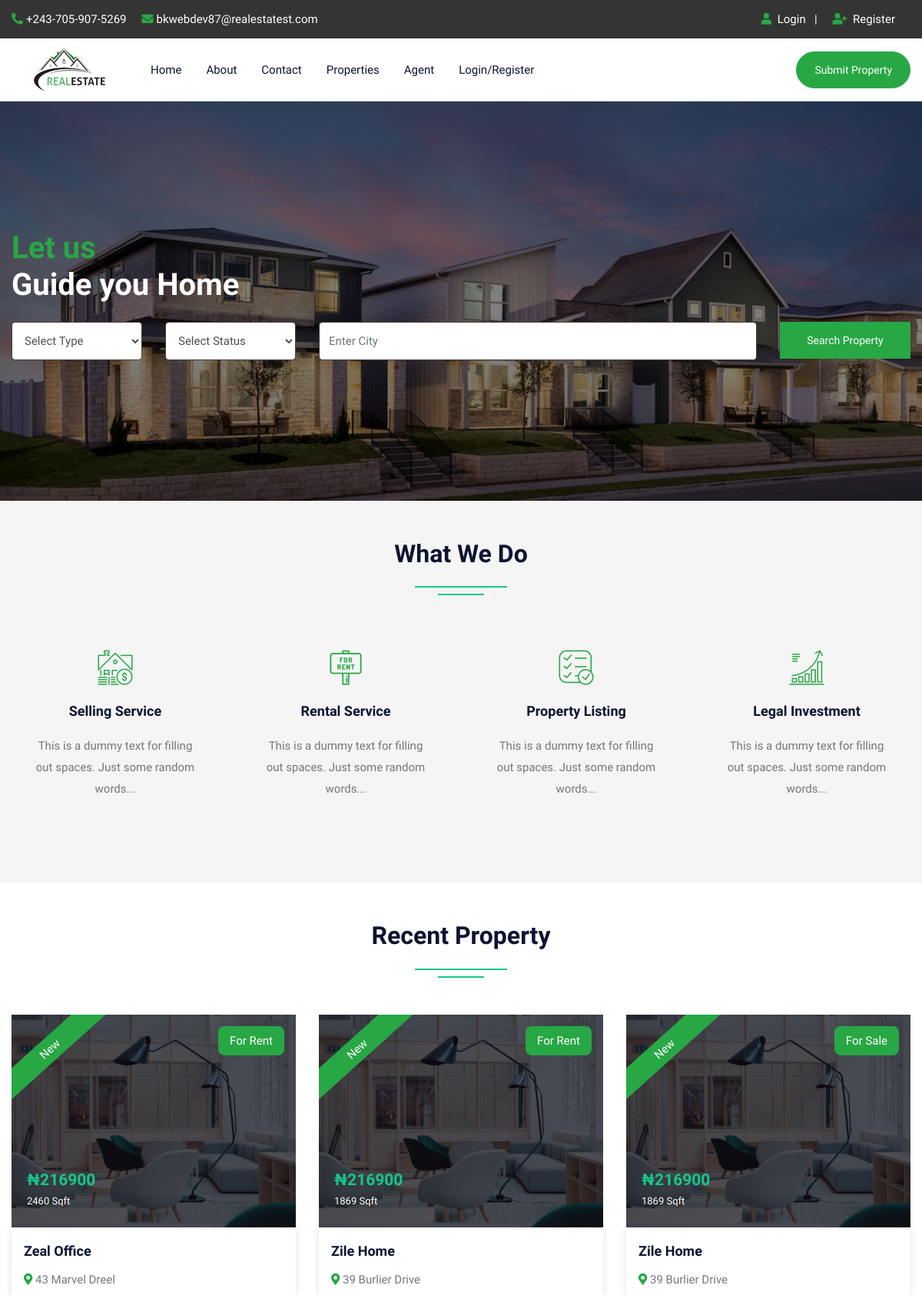
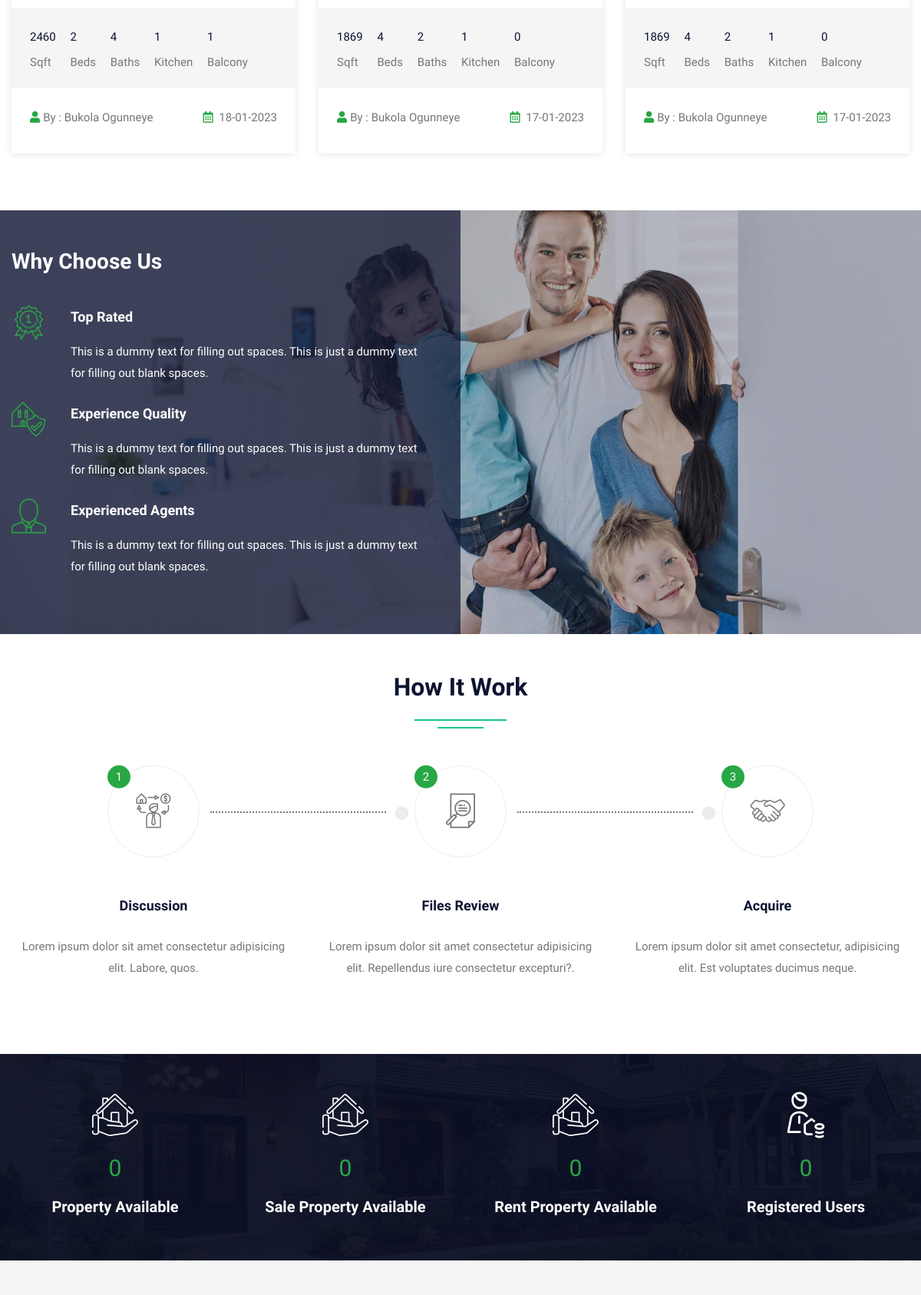
The page / (upper part) on the database its author committed (2 pictures, top to bottom).
### tables this page shows
CREATE TABLE `property` (
  `pid` int(11) NOT NULL,
  `title` varchar(200) NOT NULL,
  `pcontent` longtext NOT NULL,
  `type` varchar(100) NOT NULL,
  `bhk` varchar(50) NOT NULL,
  `stype` varchar(100) NOT NULL,
  `bedroom` int(50) NOT NULL,
  `bathroom` int(50) NOT NULL,
  `balcony` int(50) NOT NULL,
  `kitchen` int(50) NOT NULL,
  `hall` int(50) NOT NULL,
  `floor` varchar(50) NOT NULL,
  `size` int(50) NOT NULL,
  `price` int(50) NOT NULL,
  `location` varchar(200) NOT NULL,
  `city` varchar(100) NOT NULL,
  `state` varchar(100) NOT NULL,
  `feature` longtext NOT NULL,
  `pimage` varchar(300) NOT NULL,
  `pimage1` varchar(300) NOT NULL,
  `pimage2` varchar(300) NOT NULL,
  `pimage3` varchar(300) NOT NULL,
  `pimage4` varchar(300) NOT NULL,
  `uid` int(50) NOT NULL,
  `status` varchar(50) NOT NULL,
  `mapimage` varchar(300) NOT NULL,
  `topmapimage` varchar(300) NOT NULL,
  `groundmapimage` varchar(300) NOT NULL,
  `totalfloor` varchar(50) NOT NULL,
  `date` datetime NOT NULL DEFAULT current_timestamp(),
  `isfeatured` int(11) NOT NULL
);

CREATE TABLE `user` (
  `uid` int(11) NOT NULL,
  `uname` varchar(100) NOT NULL,
  `uemail` varchar(100) NOT NULL,
  `uphone` varchar(20) NOT NULL,
  `upass` varchar(50) NOT NULL,
  `utype` varchar(50) NOT NULL,
  `uimage` varchar(300) NOT NULL
);

### index.php (the view, shortened to what the rows shown need)
<?php
 include "include/header.php";
?>
<div id="page-wrapper">
    <div class="row">
        <div class="overlay-black w-100 slider-banner1 position-relative" style="background-image: url('images/banner/rshmpg.jpg'); background-size: cover; background-position: center center; background-repeat: no-repeat;">
            <div class="container h-100">
                <div class="row h-100 align-items-center">
                    <div class="col-lg-12">
                        <div class="text-white">
                            <h1 class="mb-4"><span class="text-success">Let us</span><br>
                            Guide you Home</h1>
                        </div>
                    </div>
                </div>
            </div>
        </div>
        <div class="full-row bg-gray">
            <div class="container">
                <div class="row">
                    <div class="col-lg-12">
                        <h2 class="text-secondary double-down-line text-center mb-5">What We Do</h2></div>
                </div>
            </div>
        </div>
        <div class="full-row">
            <div class="container">
                <div class="row">
                    <div class="col-md-12">
                        <h2 class="text-secondary double-down-line text-center mb-4">Recent Property</h2>
                    </div>
                    <div class="col-md-12">
                        <div class="tab-content mt-4" id="pills-tabContent">
                            <div class="tab-pane fade show active" id="pills-home" role="tabpanel" aria-labelledby="pills-home">
                                <div class="row">
									<?php $query=mysqli_query($con,"SELECT property.*, user.uname,user.utype,user.uimage FROM `property`,`user` WHERE property.uid=user.uid ORDER BY date DESC LIMIT 9");
										while($row=mysqli_fetch_array($query))
										{
									?>
                                    <div class="col-md-6 col-lg-4">
                                        <div class="featured-thumb hover-zoomer mb-4">
                                            <div class="overlay-black overflow-hidden position-relative"> <img src="admin/property/<?php echo $row['pimage'];?>" alt="pimage">
                                                <div class="featured bg-success text-white">New</div>
                                                <div class="sale bg-success text-white text-capitalize">For <?php echo $row['stype'];?></div>
                                                <div class="price text-primary"><b>₦<?php echo $row['price'];?> </b><span class="text-white"><?php echo $row['size'];?> Sqft</span></div>
                                            </div>
                                            <div class="featured-thumb-data shadow-one">
                                                <div class="p-3">
                                                    <h5 class="text-secondary hover-text-success mb-2 text-capitalize"><a href="propertydetail.php?pid=<?php echo $row['pid'];?>"><?php echo $row['title'];?></a></h5>
                                                    <span class="location text-capitalize"><i class="fas fa-map-marker-alt text-success"></i> <?php echo $row['location'];?></span> </div>
                                                <div class="bg-gray quantity px-4 pt-4">
                                                    <ul>
                                                        <li><span><?php echo $row['size'];?></span> Sqft</li>
                                                        <li><span><?php echo $row['bedroom'];?></span> Beds</li>
                                                        <li><span><?php echo $row['bathroom'];?></span> Baths</li>
                                                        <li><span><?php echo $row['kitchen'];?></span> Kitchen</li>
                                                        <li><span><?php echo $row['balcony'];?></span> Balcony</li>
                                                    </ul>
                                                </div>
                                                <div class="p-4 d-inline-block w-100">
                                                    <div class="float-left text-capitalize"><i class="fas fa-user text-success mr-1"></i>By : <?php echo $row['uname'];?></div>
                                                    <div class="float-right"><i class="far fa-calendar-alt text-success mr-1"></i> <?php echo date('d-m-Y', strtotime($row['date']));?></div>
                                                </div>
                                            </div>
                                        </div>
                                    </div>
									<?php } ?>
                                </div>
                            </div>
                        </div>
                    </div>
                </div>
            </div>
        </div>
        <div class="full-row">
            <div class="container">
                <div class="row">
                    <div class="col-lg-12">
                        <h2 class="text-secondary double-down-line text-center mb-5">How It Work</h2>
                        </div>
                </div>
            </div>
        </div>
    </div>
</div>
<?php include "include/scripts.php" ;?>
</body>
</html>

### rows shown on the page
property: pimage (picture), stype "Rent", price "216900", size "2460", title "Zeal Office", location "43 Marvel Dreel", bedroom "2", bathroom "4", kitchen "1", balcony "1", uid.uname "Bukola Ogunneye", date "18-01-2023"
property: pimage (picture), stype "Rent", price "216900", size "1869", title "Zile Home", location "39 Burlier Drive", bedroom "4", bathroom "2", kitchen "1", balcony "0", uid.uname "Bukola Ogunneye", date "17-01-2023"
property: pimage (picture), stype "Sale", price "216900", size "1869", title "Zile Home", location "39 Burlier Drive", bedroom "4", bathroom "2", kitchen "1", balcony "0", uid.uname "Bukola Ogunneye", date "17-01-2023"
